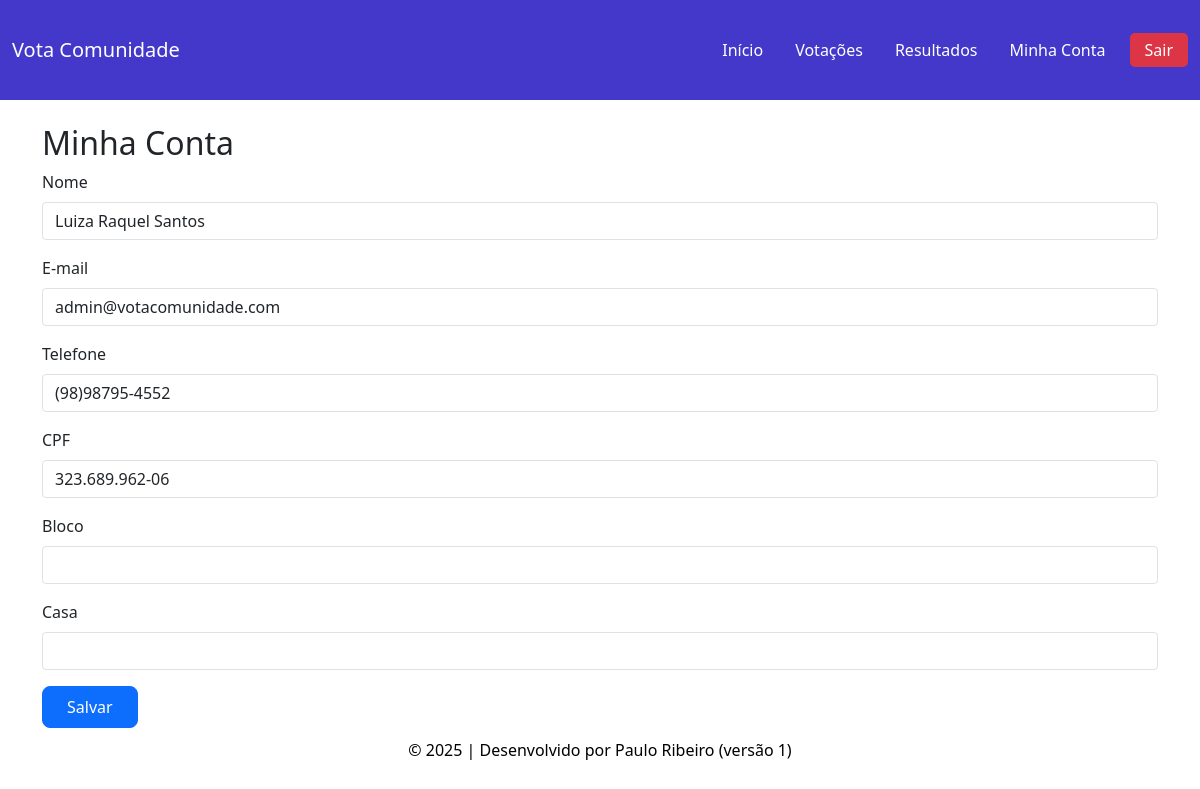
The app's page /morador/minha-conta.php (signed in) with its own data.
### tables this page shows
CREATE TABLE usuarios (
    codigo INT AUTO_INCREMENT PRIMARY KEY,
    usuario VARCHAR(50) NOT NULL UNIQUE,
    senha VARCHAR(255) NOT NULL,  
    status ENUM('ativo', 'rejeitado', 'pendente') DEFAULT 'pendente',
    perfil TINYINT NOT NULL CHECK (perfil IN (1,2,3)),  
    nome VARCHAR(100) NOT NULL,
    email VARCHAR(100) NOT NULL UNIQUE,
    telefone VARCHAR(20),
    cpf VARCHAR(14) UNIQUE,
    id_condominio INT,
    estado VARCHAR(50) NULL,
    cidade VARCHAR(100) NULL,
    bloco VARCHAR(20) NULL,
    casa VARCHAR(20) NULL,
    FOREIGN KEY (id_condominio) REFERENCES condominios(id)
);

### morador/minha-conta.php (the view, shortened to what this page needs)
<?php
include '../config/conexao.php';
$id_morador = $_SESSION['id_usuario'] ?? 0;
$stmt = $conn->prepare("SELECT * FROM usuarios WHERE codigo = ? LIMIT 1");
$stmt->bind_param("i", $id_morador);
$stmt->execute();
$result = $stmt->get_result();
$morador = $result->fetch_assoc();
include '../includes/header.php';
include '../includes/navbar-morador.php';
?>
<div class="container mt-4">
    <h2>Minha Conta</h2>
    <form method="POST" action="">
        <div class="mb-3 text-start">
            <label for="nome" class="form-label">Nome</label>
            <input type="text" class="form-control" id="nome" name="nome" required value="<?= htmlspecialchars($morador['nome']) ?>">
        </div>
        <div class="mb-3 text-start">
            <label for="email" class="form-label">E-mail</label>
            <input type="email" class="form-control" id="email" name="email" required value="<?= htmlspecialchars($morador['email']) ?>">
        </div>
        <div class="mb-3 text-start">
            <label for="telefone" class="form-label">Telefone</label>
            <input type="text" class="form-control" id="telefone" name="telefone" value="<?= htmlspecialchars($morador['telefone']) ?>">
        </div>
        <div class="mb-3 text-start">
            <label for="cpf" class="form-label">CPF</label>
            <input type="text" class="form-control" id="cpf" name="cpf" required maxlength="14" value="<?= htmlspecialchars($morador['cpf']) ?>">
        </div>
        <div class="mb-3 text-start">
            <label for="bloco" class="form-label">Bloco</label>
            <input type="text" class="form-control" id="bloco" name="bloco" maxlength="50" value="<?= htmlspecialchars($morador['bloco'] ?? '') ?>">
        </div>
        <div class="mb-3 text-start">
            <label for="casa" class="form-label">Casa</label>
            <input type="text" class="form-control" id="casa" name="casa" maxlength="50" value="<?= htmlspecialchars($morador['casa'] ?? '') ?>">
        </div>
        <button type="submit" class="btn btn-primary">Salvar</button>
    </form>
</div>
<?php include '../includes/footer.php'; ?>

### assets/css/styles.css (style rules this page uses)
body, html { display: table; width: 100%; margin: 0; padding: 0; height: 100%; }
.btn-primary { background-color: #0d6efd; border-color: #0d6efd; font-weight: 500; padding: 0.5rem 1.5rem; border-radius: 8px; transition: background-color 0.3s ease; }
.form-control { border-radius: .25rem; }
html, body { height: 100%; margin: 0; }
body { display: flex; flex-direction: column; min-height: 100vh; }

### records on screen
usuarios: nome "Luiza Raquel Santos", email "admin@votacomunidade.com", telefone "(98)98795-4552", cpf "323.689.962-06"
